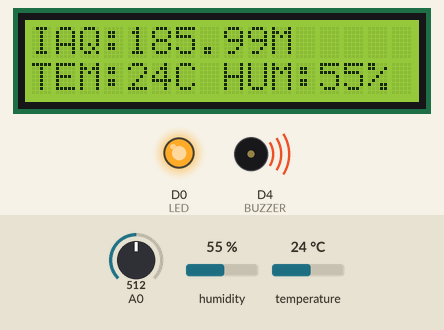
Bench run of a sketch on a simulated ESP8266 (NodeMCU). Parts: 16×2 character LCD, output pins drawn as LEDs (lit = HIGH), buzzer (waves = sounding, pin HIGH). Inputs (shaded band) come from the test bench; at power-on: A0 = 512, humidity 55 %, temperature 24 °C. WiFi joins after 1.5 s; servers stay silent unless stated; network time is answered at once with the bench clock; the local clock reads 2024-03-15 10:24:30 at power-on unless the sketch sets it; what the sketch prints to the serial monitor is not drawn.

Above: at 1.2 s.
1.3 s: A0 set to 645
At 4.9 s:
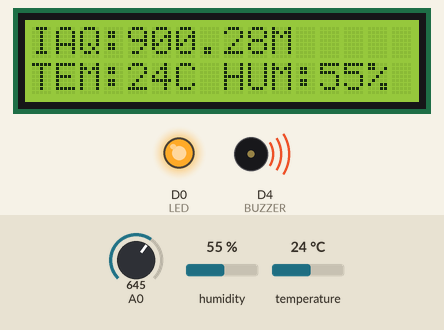
5.7 s: A0 set to 664
At 8.4 s:
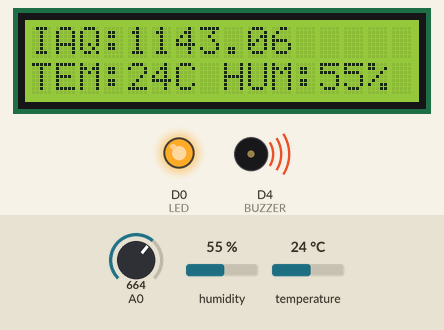
10.1 s: A0 set to 1008
At 12.0 s:
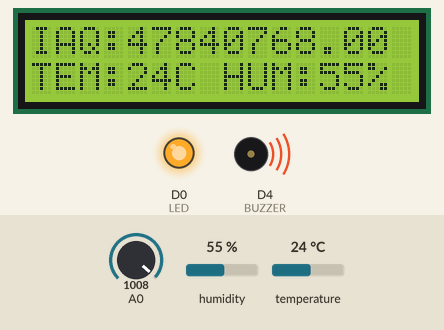
14.5 s: A0 set to 1020
At 18.8 s:
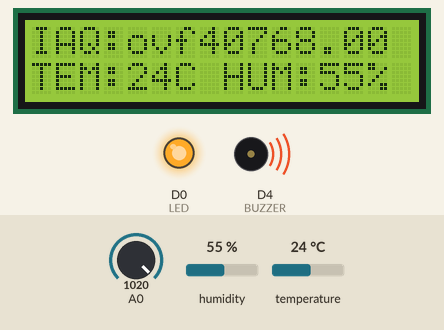
19.1 s: humidity set to 22 %
At 22.3 s:
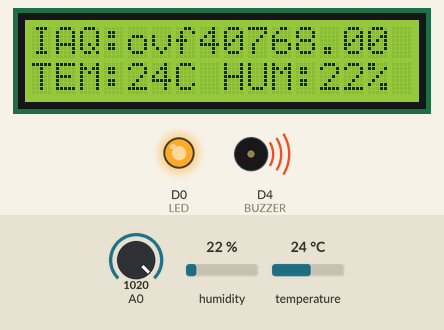
23.5 s: A0 set to 466
At 25.8 s:
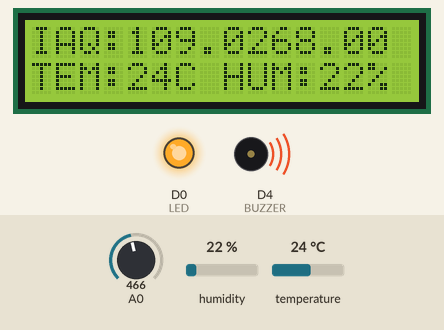
27.9 s: A0 set to 450
Timing chart, 0 to 30.9 s (numbered marks = the images above; inputs shaded):
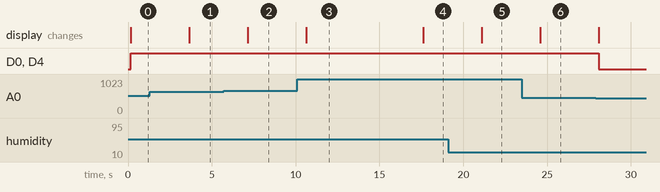

The sketch:

Final_crystal_2.ino
```cpp
  #include <math.h>
#include<stdio.h>
#include<WiFiUdp.h>
#include<NTPClient.h>
#include <ctype.h>
#include <ESP8266WiFi.h>
#include <FirebaseArduino.h>
#include <DHT.h>
#define DHTTYPE
#define dht_dpin 0
DHT dht(dht_dpin, DHT11);
#include <Wire.h>
#include <LiquidCrystal_I2C.h>
#define LED D0
#define BUZZER D4

#define FIREBASE_HOST ""
#define FIREBASE_AUTH ""
#define WIFI_SSID ""
#define WIFI_PASSWORD ""

float m = -0.3376; //Slope
float b = 0.7165; //Y-Intercept
float R0 = 11.19; //Sensor Resistance in fresh air from previous code
char updatedIAQ[15];
WiFiUDP ntpUDP;
NTPClient timeClient(ntpUDP, "pool.ntp.org");
String weekDays[7]={"Sunday", "Monday", "Tuesday", "Wednesday", "Thursday",
                    "Friday", "Saturday"};
String months[12]={"January", "February", "March", "April", "May",
                  "June", "July", "August","September", "October",
                  "November", "December"};
char mon[4];
char dy[4];
char aqi[5];
// Set the LCD address to 0x27 for a 16 chars and 2 line display
LiquidCrystal_I2C lcd(0x27, 16, 2);
void setup()
{// initialize the LCD
	lcd.begin();
  Serial.begin(9600); //baud rate like transfer rate
  dht.begin(); //begin the temp and humidity sesnor
  pinMode(LED, OUTPUT);
  pinMode(BUZZER, OUTPUT);
	// Turn on the blacklight and print a message on LCD.
  lcd.backlight();
	lcd.setCursor(0,0);
  lcd.print("IAQ:");
  lcd.setCursor(8,0);
  lcd.print("PPM");
  lcd.setCursor(0,1);
  lcd.print("TEM:");
  lcd.setCursor(8,1);
  lcd.print("HUM:");
   // connect to wifi and the firebase
  WiFi.begin(WIFI_SSID, WIFI_PASSWORD);
  Serial.print("connecting");

  Serial.println();
  Serial.print("connected: ");
  Serial.println(WiFi.localIP());
  Firebase.begin(FIREBASE_HOST, FIREBASE_AUTH);
  timeClient.begin();
  timeClient.setTimeOffset(28800);
	}


void loop()
{
   timeClient.update();
  unsigned long epochTime = timeClient.getEpochTime();
  struct tm *ptm = gmtime ((time_t *)&epochTime);

  int monthDay = ptm->tm_mday;
  int currentMonth = ptm->tm_mon+1;
  String currentMonthName = months[currentMonth-1];
  int currentYear = ptm->tm_year+1900;

  sprintf(dy,"%02d",monthDay);
  sprintf(mon,"%02d",currentMonth);

  String currentDate = String(currentYear) + "-" + String(mon) + "-" + String(dy);

  Serial.print("Current date: ");
  Serial.println(currentDate);


  float sensor_volt; //Define variable for sensor voltage
  float RS_gas; //Define variable for sensor resistance
  float ratio; //Define variable for ratio

 /*********Read MQ135 sensor*********/
  float ppm = analogRead(A0);

  sensor_volt = ppm*(5.0/1023.0); //Convert analog values to voltage
  RS_gas = ((5.0*10.0)/sensor_volt)-10.0; //Get value of RS in a gas
  ratio = RS_gas/R0;  // Get ratio RS_gas/RS_air

  float ppm_log = (log10(ratio)-b)/m; //Get ppm value in linear scale according to the the ratio value

  float ppm_desired = pow(10, ppm_log); //Convert ppm value to log scale
  Serial.print("Our desired PPM = ");
  Serial.println(roundf(ppm_desired * 100) / 100);


 /*********MQ135 sensor, display on LCD*********/
 lcd.setCursor(4,0);
 lcd.print(ppm_desired);

 /******Read DHT11 sensor and display on LCD*********/
 float h_backup = 0;
 float t_backup = 0;
 float h;
 float t;

 if(!isnan(h)){
   h = dht.readHumidity();
 } else {
   h = h_backup;
   Serial.print("Humidity in NAN");
 }

 if(!isnan(t)){
   t = dht.readTemperature();
 } else {
   t = t_backup;
   Serial.print("Temperature in NAN");
 }

 lcd.setCursor(4,1);
 lcd.printf("%.0f" ,t);
 lcd.setCursor(6,1);
 lcd.print("C");
 lcd.setCursor(12,1);
 lcd.printf("%.0f", h);
 lcd.setCursor(14,1);
 lcd.print("%");

/********Condition if AQI more than 300ppm********/
  if(ppm_desired>100){
   digitalWrite(LED, HIGH);
   digitalWrite(BUZZER, HIGH);
  }else{
   digitalWrite(LED, LOW);
   digitalWrite(BUZZER, LOW);
 }
 delay(3000);

 /******Convert all sensors's value to String*********/
h = floor(10000*h)/10000;
t = floor(10000*t)/10000;
String humidityString = String(h);
String temperatureString = String(t);
sprintf(aqi,"%06.3f",ppm_desired);
//String ppmString = String(updatedIAQ);


StaticJsonBuffer<200> buffer;
JsonObject& root = buffer.createObject();
root["value"] = String(aqi);
root["date"] = currentDate;

/*****Upload sensor's data to realtime firebase******/


   Firebase.pushString("/DHT11/Humidity", humidityString);            //setup path to send Humidity readings
   Firebase.pushString("/DHT11/Temperature", temperatureString);         //setup path to send Temperature readings
   if(isnan(ppm_desired)){
    Serial.print("PPM in NAN");
 } else {
  Firebase.push("/MQ135/PPM", root);

 }
}


// float sensor_volt; //Define variable for sensor voltage
//  float RS_air; //Define variable for sensor resistance
//  float R0; //Define variable for R0
//  float sensorValue1=0.0; //Define variable for analog readings
//  Serial.print("Sensor Reading = ");
//  Serial.println(analogRead(A0));
//
//  for(int x = 0 ; x < 500 ; x++) //Start for loop
//  {
//    sensorValue1 = sensorValue1 + analogRead(A0); //Add analog values of sensor 500 times
//  }
//  sensorValue1 = sensorValue1/500.0; //Take average of readings
//  sensor_volt = sensorValue1*(5.0/1023.0); //Convert average to voltage
//  RS_air = ((5.0*10.0)/sensor_volt)-10.0; //Calculate RS in fresh air
//  R0 = RS_air/3.7; //Calculate R0
//
//  float RS_gas; //Define variable for sensor resistance
//  float ratio; //Define variable for ratio
//  Serial.print("SENSOR RAW VALUE = ");
//  Serial.println(sensorValue);
//  sensor_volt = sensorValue*(5.0/1023.0); //Convert analog values to voltage
//  Serial.print("Sensor value in volts = ");
//  Serial.println(sensor_volt);
//  RS_gas = ((5.0*10.0)/sensor_volt)-10.0; //Get value of RS in a gas
//  Serial.print("Rs value = ");
//  Serial.println(RS_gas);
//  ratio = RS_gas/R0;  // Get ratio RS_gas/RS_air
//
//  Serial.print("Ratio = ");
//  Serial.println(ratio);
//  float ppm_log = (log10(ratio)-b)/m; //Get ppm value in linear scale according to the the ratio value
//  float ppm = pow(10, ppm_log); //Convert ppm value to log scale
//  Serial.print("Our desired PPM = ");
//  Serial.println(ppm);
//  double percentage = ppm/10000; //Convert to percentage
//  Serial.print("Value in Percentage = "); //Load screen buffer with percentage value
//  Serial.println(percentage);
```

Measured:
- the behaviour switches between 653 and 654 on A0 (found by bisection; images 1 and 2)
- the behaviour switches between 1019 and 1020 on A0 (found by bisection; images 3 and 4)
- after the input at 1.3 s, the display: changes after 2.3 s (image 1)
- after the input at 5.7 s, the display: changes after 1.4 s (image 2)
- after the input at 10.1 s, the display: changes after 0.52 s (image 3)
- after the input at 14.5 s, the display: changes after 3.1 s (image 4)
- after the input at 19.1 s, the display: changes after 2.0 s (image 5)
- after the input at 23.5 s, the display: changes after 1.1 s (image 6)
- after the input at 27.9 s, D0 (LED), D4 (BUZZER): HIGH → LOW after 0.17 s
